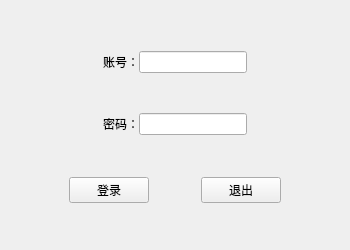
<?xml version="1.0" encoding="UTF-8"?>
<ui version="4.0">
 <class>MainWindow</class>
 <widget class="QMainWindow" name="MainWindow">
  <property name="geometry">
   <rect>
    <x>0</x>
    <y>0</y>
    <width>350</width>
    <height>250</height>
   </rect>
  </property>
  <property name="minimumSize">
   <size>
    <width>350</width>
    <height>250</height>
   </size>
  </property>
  <property name="maximumSize">
   <size>
    <width>350</width>
    <height>250</height>
   </size>
  </property>
  <property name="windowTitle">
   <string>MainWindow</string>
  </property>
  <widget class="QWidget" name="centralWidget">
   <layout class="QVBoxLayout" name="verticalLayout">
    <item>
     <widget class="QWidget" name="widget" native="true">
      <layout class="QGridLayout" name="gridLayout">
       <property name="leftMargin">
        <number>0</number>
       </property>
       <property name="topMargin">
        <number>0</number>
       </property>
       <property name="rightMargin">
        <number>0</number>
       </property>
       <property name="bottomMargin">
        <number>0</number>
       </property>
       <property name="spacing">
        <number>0</number>
       </property>
       <item row="1" column="0">
        <spacer name="horizontalSpacer_3">
         <property name="orientation">
          <enum>Qt::Horizontal</enum>
         </property>
         <property name="sizeHint" stdset="0">
          <size>
           <width>40</width>
           <height>20</height>
          </size>
         </property>
        </spacer>
       </item>
       <item row="3" column="0">
        <spacer name="horizontalSpacer_6">
         <property name="orientation">
          <enum>Qt::Horizontal</enum>
         </property>
         <property name="sizeHint" stdset="0">
          <size>
           <width>40</width>
           <height>20</height>
          </size>
         </property>
        </spacer>
       </item>
       <item row="3" column="3">
        <spacer name="horizontalSpacer_7">
         <property name="orientation">
          <enum>Qt::Horizontal</enum>
         </property>
         <property name="sizeHint" stdset="0">
          <size>
           <width>40</width>
           <height>20</height>
          </size>
         </property>
        </spacer>
       </item>
       <item row="1" column="3">
        <spacer name="horizontalSpacer_4">
         <property name="orientation">
          <enum>Qt::Horizontal</enum>
         </property>
         <property name="sizeHint" stdset="0">
          <size>
           <width>40</width>
           <height>20</height>
          </size>
         </property>
        </spacer>
       </item>
       <item row="3" column="1">
        <widget class="QLabel" name="label_2">
         <property name="text">
          <string>密码：</string>
         </property>
        </widget>
       </item>
       <item row="1" column="1">
        <widget class="QLabel" name="label">
         <property name="text">
          <string>账号：</string>
         </property>
        </widget>
       </item>
       <item row="1" column="2">
        <widget class="QLineEdit" name="lineEdit"/>
       </item>
       <item row="3" column="2">
        <widget class="QLineEdit" name="lineEdit_2">
         <property name="echoMode">
          <enum>QLineEdit::Password</enum>
         </property>
        </widget>
       </item>
       <item row="2" column="2">
        <spacer name="verticalSpacer">
         <property name="orientation">
          <enum>Qt::Vertical</enum>
         </property>
         <property name="sizeType">
          <enum>QSizePolicy::Fixed</enum>
         </property>
         <property name="sizeHint" stdset="0">
          <size>
           <width>20</width>
           <height>40</height>
          </size>
         </property>
        </spacer>
       </item>
       <item row="0" column="2">
        <spacer name="verticalSpacer_2">
         <property name="orientation">
          <enum>Qt::Vertical</enum>
         </property>
         <property name="sizeType">
          <enum>QSizePolicy::Fixed</enum>
         </property>
         <property name="sizeHint" stdset="0">
          <size>
           <width>20</width>
           <height>40</height>
          </size>
         </property>
        </spacer>
       </item>
      </layout>
     </widget>
    </item>
    <item>
     <widget class="QWidget" name="widget_3" native="true">
      <layout class="QHBoxLayout" name="horizontalLayout">
       <item>
        <spacer name="horizontalSpacer">
         <property name="orientation">
          <enum>Qt::Horizontal</enum>
         </property>
         <property name="sizeHint" stdset="0">
          <size>
           <width>40</width>
           <height>20</height>
          </size>
         </property>
        </spacer>
       </item>
       <item>
        <widget class="QPushButton" name="pushButton">
         <property name="text">
          <string>登录</string>
         </property>
        </widget>
       </item>
       <item>
        <spacer name="horizontalSpacer_5">
         <property name="orientation">
          <enum>Qt::Horizontal</enum>
         </property>
         <property name="sizeHint" stdset="0">
          <size>
           <width>40</width>
           <height>20</height>
          </size>
         </property>
        </spacer>
       </item>
       <item>
        <widget class="QPushButton" name="pushButton_2">
         <property name="text">
          <string>退出</string>
         </property>
        </widget>
       </item>
       <item>
        <spacer name="horizontalSpacer_2">
         <property name="orientation">
          <enum>Qt::Horizontal</enum>
         </property>
         <property name="sizeHint" stdset="0">
          <size>
           <width>40</width>
           <height>20</height>
          </size>
         </property>
        </spacer>
       </item>
      </layout>
     </widget>
    </item>
   </layout>
   <zorder>pushButton</zorder>
   <zorder>widget</zorder>
   <zorder>widget_3</zorder>
  </widget>
 </widget>
 <layoutdefault spacing="6" margin="11"/>
 <resources/>
 <connections/>
</ui>
